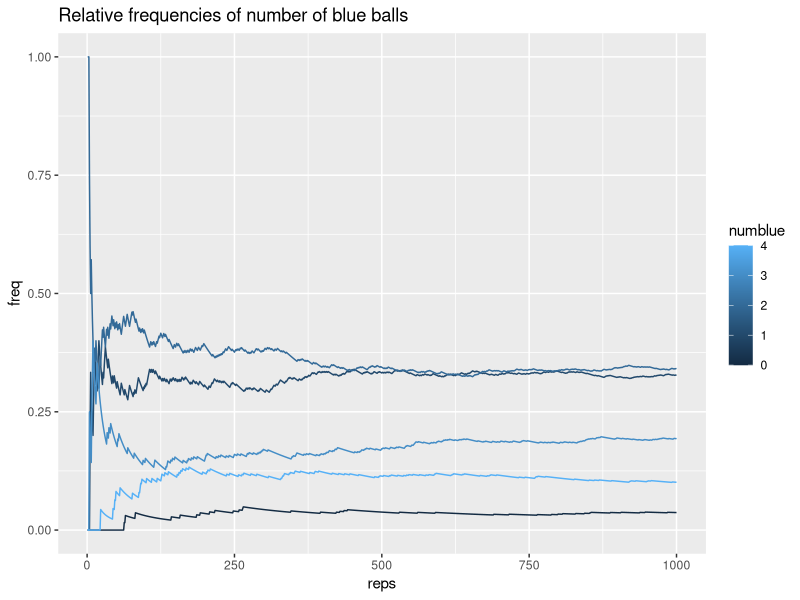

This figure's R source:
## ---- chunk 1
knitr::opts_chunk$set(echo = TRUE)
## ---- chunk 2
# Box 1 contains two blue balls, and one red ball. Box 2 contains two blue balls, three red balls, and one white ball.


box1 <- c('blue', 'blue', 'red')
box2 <- c(rep('blue', 2), rep('red', 3), 'white')

set.seed(111)
runif(1)

sample = sample(box1, 4, rep = TRUE)
## ---- chunk 3
set.seed(1)
reps = 1000
drawn_balls = matrix(nrow = reps, ncol = 4)

for (i in 1:reps) {
if (runif(1) > 0.5) {
  drawn_balls[i, ] = sample(box1, 4, rep = TRUE)
} else {
  drawn_balls[i, ] = sample(box2, 4, rep = FALSE)
}
}
## ---- chunk 4
head(drawn_balls)
## ---- chunk 5
blues = apply(drawn_balls, 1, function(x) sum(x == 'blue'))
blues
## ---- chunk 6
table(blues) / 1000
## ---- chunk 7
sum(blues == 0)
sum(blues == 2)
## ---- chunk 8
blues_rel = vector(mode = "list", length = 5)
for (i in 0:4) {
  blues_rel[[i+1]] = cumsum(blues == i) / (1:reps)
}
## ---- chunk 9
library(ggplot2)

data <- data.frame(
  reps = rep(1:reps, 5),
  freq = unlist(blues_rel),
  numblue = rep(0:4, each = 1000)
)
## ---- chunk 10
ggplot(data = data, aes(x = reps, y = freq, group = numblue)) +
  geom_line(aes(color = numblue)) +
  ggtitle("Relative frequencies of number of blue balls")
## ---- chunk 11
?ggplot
